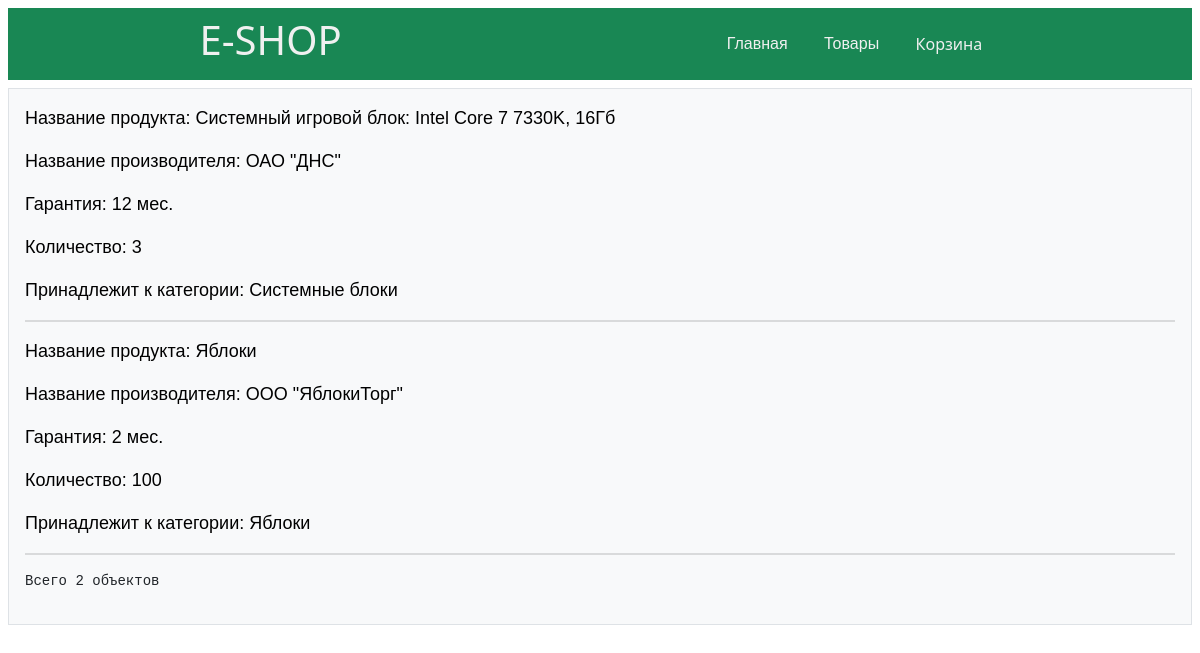
The app's page /products/list/, older data.
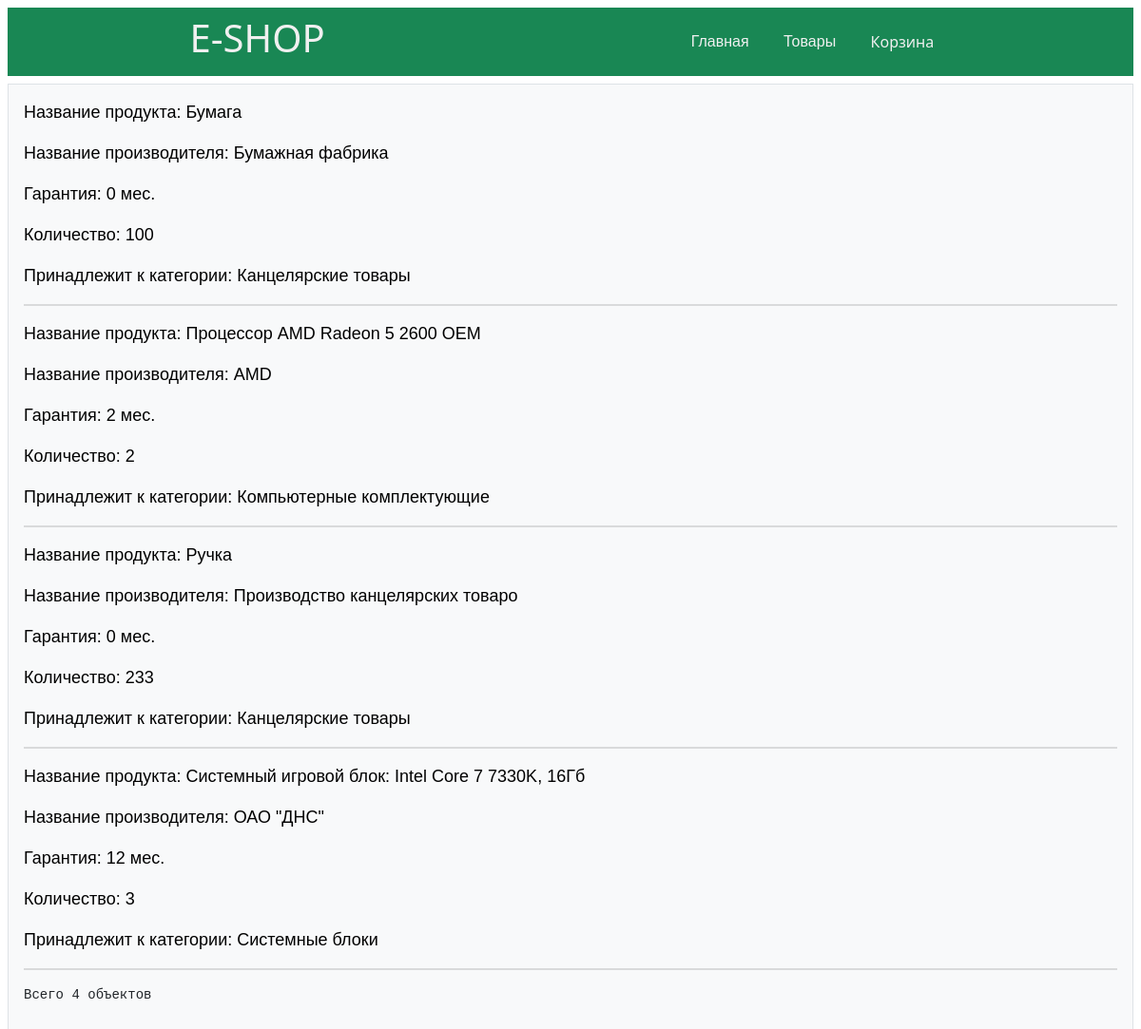
The same page, newer data.
### catalog/models.py (models this page shows, shortened)
class Product(models.Model):
    product_name = models.CharField(max_length=64, verbose_name='Название продукта')
    manufacturer_name = models.ForeignKey(Manufacturer, on_delete=models.CASCADE, verbose_name='Название производителя')
    guaranty = models.PositiveIntegerField(verbose_name='Гарантия')
    count = models.PositiveIntegerField(verbose_name='Количество')
    category_name = models.ForeignKey(Category, on_delete=models.CASCADE, verbose_name='Название категории')
    class Meta:
        ordering = ('product_name',)
        verbose_name = 'Продукт'
        verbose_name_plural = 'Продукты'

class Manufacturer(models.Model):
    manufacturer_name = models.CharField(max_length=32, verbose_name='Название производителя')
    address = models.CharField(max_length=124, verbose_name='Адрес производителя')
    phone = models.PositiveIntegerField(verbose_name='Номер телефона')
    country_name = models.ForeignKey(Country, on_delete=models.CASCADE, verbose_name='Страна')
    class Meta:
        verbose_name = 'Производитель'
        verbose_name_plural = 'Производители'
    def __str__(self):
        return self.manufacturer_name

class Category(models.Model):
    category_name = models.CharField(max_length=124, verbose_name='Название категории')
    class Meta:
        ordering = ('category_name',)
        verbose_name = 'Категория'
        verbose_name_plural = 'Категорий'
    def __str__(self):
        return self.category_name

### catalog/views.py (the view)
# urls.py: path('list/', ProductListView.as_view(), name='list'),
class ProductListView(ListView):
    model = Product
    template_name = 'catalog/product_list.html'
    context_object_name = 'product_list'
    paginate_by = 4
    def get_context_data(self, *, object_list=None, **kwargs):
        context = super().get_context_data(object_list=object_list, **kwargs)
        paginator = Paginator(self.object_list, self.paginate_by)
        try:
            page = self.request.GET.get('page')
        except:
            page = 1
        try:
            context[self.context_object_name] = paginator.page(page)
        except:
            context[self.context_object_name] = paginator.page(1)
        context['objects_count'] = self.model.objects.count()
        return context

### catalog/templates/catalog/product_list.html
{% extends 'root.html' %}
{% block content %}
    {% for products in product_list %}
        {% include 'catalog/product_list_item.html' %}
    {% endfor %}
    <p class="fs-14 font-monospace font-roboto-helvetica">Всего {{ product_list|length }} объектов</p>
{% endblock %}

### templates/root.html (shortened to what this page needs)
{% load static %}
<!DOCTYPE html>
<html lang="en">
<head>
    <link rel="stylesheet" href="{% static 'css/bootstrap.min.css' %}">
</head>
<body>
    <header class="navbar m-2 p-2 justify-content-center bg-success justify-content-around">
        <h1 class="font-roboto-helvetica">E-SHOP</h1>
        <nav class="w-25 d-flex justify-content-around">
            <a href="{% url 'cat:list' %}" class="font-helvetica font-sans-serif">Главная</a>
            <a href="{% url 'cat:list' %}" class="font-helvetica font-sans-serif">Товары</a>
            <a href="{% url 'cart:cart' %}">Корзина</a>
        </nav>
    </header>
    <div>
        <div class="border p-3 m-2 bg-light">
            {% block content %}
            {% endblock %}
        </div>
    </div>
</body>
</html>

### catalog/templates/catalog/product_list_item.html (shortened to what this page needs)
{% load te_func %}
<div class="{{products.id}}">
    <a href="{% url 'cat:detail' products.pk %}" style="text-decoration: none; color: black;">
        <p class="fs-16 font-sans-serif">Название продукта: {{ products.product_name  }}</p>
        <p class="fs-16 font-sans-serif">Название производителя: {{ products.manufacturer_name }}</p>
        <p class="fs-16 font-sans-serif">Гарантия: {{ products.guaranty }} мес.</p>
        <p class="fs-16 font-sans-serif">Количество: {{ products.count }}</p>
        <p class="fs-16 font-sans-serif">Принадлежит к категории: {{ products.category_name }}</p>
    </a>
    <hr class="products_divider">
</div>

### templates/root.html (style rules this page uses)
a { text-decoration: none; color: #f0f0f0; font-size: 16px; }
h1 { color: #f0f0f0; }
.fs-16 { font-size: 18px; }
.font-sans-serif { font-family: sans-serif; }
.font-roboto-helvetica { font-family: 'Roboto', 'Helvetica' sans-serif; }
.products_divider { border: 1px solid grey; }
.fs-14 { font-size: 14px; }

Row changes from the older to the newer data that the page shows:
no longer on this page (row unchanged): Product: product_name "Яблоки", manufacturer_name "ООО \"ЯблокиТорг\"", guaranty "2", count "100", category_name "Яблоки"
added Product: product_name "Бумага", manufacturer_name "Бумажная фабрика", guaranty "0", count "100", category_name "Канцелярские товары"
added Product: product_name "Процессор AMD Radeon 5 2600 OEM", manufacturer_name "AMD", guaranty "2", count "2", category_name "Компьютерные комплектующие"
added Product: product_name "Ручка", manufacturer_name "Производство канцелярских товаро", guaranty "0", count "233", category_name "Канцелярские товары"
Text that changed along with them:
{{ product_list|length }}: "2" → "4"
